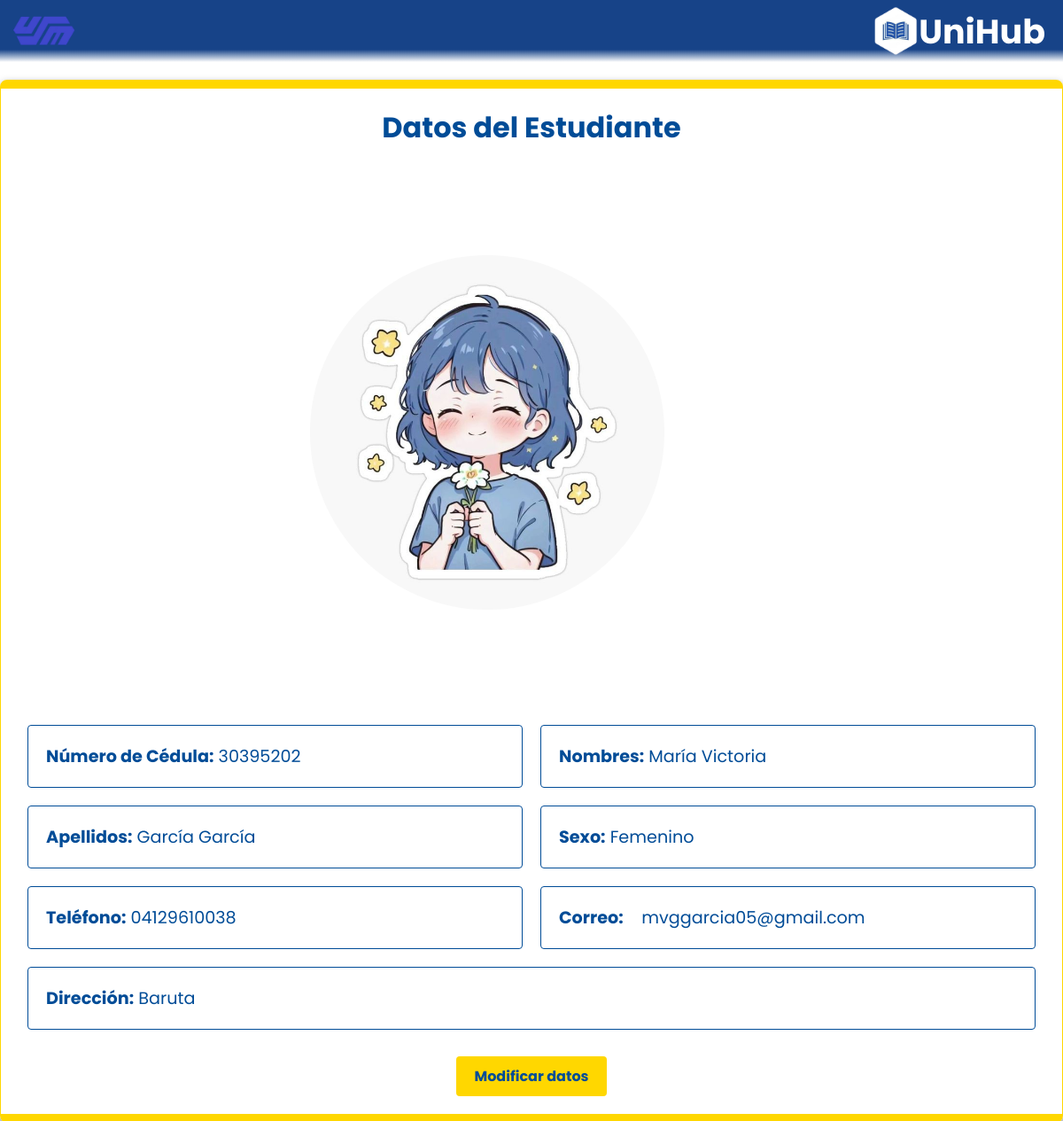
Screenshot of /datos.php (signed in) with the database file from the repository.
### tables this page shows
CREATE TABLE IF NOT EXISTS `fotousuario` (
  `id` int NOT NULL AUTO_INCREMENT,
  `id_usuario` int NOT NULL,
  `foto` varchar(100) NOT NULL,
  PRIMARY KEY (`id`)
);

CREATE TABLE IF NOT EXISTS `datos_usuario` (
  `id` int NOT NULL AUTO_INCREMENT,
  `usuario_id` int NOT NULL,
  `cedula` varchar(20) DEFAULT NULL,
  `nombres` varchar(50) DEFAULT NULL,
  `apellidos` varchar(50) DEFAULT NULL,
  `sexo` varchar(10) DEFAULT NULL,
  `telefono` varchar(20) DEFAULT NULL,
  `correo` varchar(50) DEFAULT NULL,
  `direccion` varchar(100) DEFAULT NULL,
  PRIMARY KEY (`id`),
  KEY `usuario_id` (`usuario_id`)
);

### datos.php (the view, shortened to what this page needs)
<?php
include 'conexion.php';
$id_usuario = $_SESSION['idusuario'];
$sql = "SELECT cedula, nombres, apellidos, sexo, telefono, correo, direccion
        FROM datos_usuario
        WHERE usuario_id = ?";
$stmt = $conn->prepare($sql);
$stmt->bind_param("i", $id_usuario);
$stmt->execute();
$result = $stmt->get_result();
$sql_foto = "SELECT foto FROM fotousuario WHERE id_usuario = ?";
$stmt_foto = $conn->prepare($sql_foto);
$foto = "css/perfil.png";
if ($stmt_foto) {
    $stmt_foto->bind_param("i", $id_usuario);
    $stmt_foto->execute();
    $result_foto = $stmt_foto->get_result();
    if ($result_foto->num_rows > 0) {
        $row_foto = $result_foto->fetch_assoc();
        $foto = $row_foto['foto'];
    }
}
if ($result->num_rows > 0) {
    $estudiante = $result->fetch_assoc();
} else {
    header("Location: llenar_datos.php");
    exit();
}
?>
<!DOCTYPE html>
<html lang="en">
<head>
    <link rel="stylesheet" href="css/style.css">
    <link rel="stylesheet" href="css/principalalumnostyle.css">
</head>
<body>
    <div class="cabecera">
        <button type="button" id="logoButton">
            <img src="css/logoazul.png" alt="Logo">
        </button>
        <div class="logoempresa">
            <img src="css/logounihubblanco.png" alt="Logo" class="logounihub">
            <p>UniHub</p>
        </div>
    </div>
    <?php include 'menu_alumno.php'; ?>
    <div class="contenedor-principal">
        <div class="wecontainer">
            <h1>Datos del Estudiante</h1>
            <div class="perfil-container">
        <img src="<?php echo $foto; ?>" alt="Foto de perfil" class="perfil-foto" id="perfilFoto">
    </div>
            <ul>
                <li><strong>Número de Cédula:</strong> <span><?php echo $estudiante['cedula']; ?></span></li>
                <li><strong>Nombres:</strong> <span><?php echo $estudiante['nombres']; ?></span></li>
                <li><strong>Apellidos:</strong> <span><?php echo $estudiante['apellidos']; ?></span></li>
                <li><strong>Sexo:</strong> <span><?php echo $estudiante['sexo']; ?></span></li>
                <li><strong>Teléfono:</strong> <span><?php echo $estudiante['telefono']; ?></span></li>
                <li><strong>Correo:</strong> <span>&nbsp;&nbsp;&nbsp;<?php echo $estudiante['correo']; ?></span></li>
                <li><strong>Dirección:</strong> <span><?php echo $estudiante['direccion']; ?></span></li>
            </ul>
            <a href="modificar_datos.php" class="button">Modificar datos</a>
        </div>
    </div>
</body>
</html>

### css/style.css (style rules this page uses)
* { margin: 0; padding: 0; box-sizing: border-box; }
.button { width: 170px; height: 45px; font-size: 15px; border: none; border-radius: 25px; cursor: pointer; margin-top: 10px; background-color: #0d65e4; transition: background-color 0.35s ease-in-out; color: white; }

### css/principalalumnostyle.css (style rules this page uses)
.cabecera { width: 100%; height: 70px; background: linear-gradient( to bottom, #174388 0%, #174388 80%, transparent 100% ); display: flex; align-items: center; flex-direction: row; align-content: center; justify-content: flex-end; }
.cabecera button img { width: 70px; height: auto; }
.cabecera button { position: absolute; background-color: transparent; border: none; left: 15px; cursor: pointer; user-select: none; }
.cabecera p { font-family: "Poppins", sans-serif; font-size: 38px; color: white; position: absolute; right: 20px; user-select: none; font-weight: 700; }
.logoempresa img { width: 70px; height: auto; }
.logoempresa { display: flex; flex-direction: row; width: 225px; height: auto; align-items: center; }
:root { --background-color: white; --text-color: black; }
body { background-color: var(--background-color); color: var(--text-color); height: 100vh; transition: 1s background-color ease-in-out; }

### datos.php (style rules this page uses)
.perfil-container { display: flex; align-items: center; justify-content: center; width: 100%; height: 80vh; }
.perfil-foto { width: 400px; height: 400px; border-radius: 50%; margin-right: 100px; }
.contenedor-principal { margin: 0; display: flex; justify-content: center; align-items: center; height: auto; color: #fff; }
.wecontainer { margin-top: 20px; font-family: "Poppins", sans-serif; max-width: 1400px; background: var(--background-form); padding: 20px; box-shadow: 0 4px 8px rgba(0, 0, 0, 0.5); border-radius: 8px; border-top: 10px solid #ffd700; border-bottom: 10px solid #ffd700; border-left: 1px solid #ffd700 !important; border-right: 1px solid #ffd700 !important; transition: 1s background ease-in-out; }
.wecontainer h1 { text-align: center; color: #004c97; }
.wecontainer ul { list-style: none; padding: 0; display: flex; flex-wrap: wrap; justify-content: space-between; }
.wecontainer li { margin: 10px; padding: 20px; background: transparent; border: 1px solid #004c97; border-radius: 4px; flex: 1 1 calc(45% - 40px); box-sizing: border-box; font-size: 1.2em; }
.wecontainer li strong { color: #004c97; }
.wecontainer li span { color: #004c97; }
.wecontainer a { font-weight: 700; }
.button { display: block; margin: 20px auto 0; padding: 10px 20px; background-color: #ffd700; color: #004c97; border: none; border-radius: 4px; cursor: pointer; text-align: center; font-size: 1em; text-decoration: none; }

### rows the page displays
fotousuario: foto (picture)
datos_usuario: cedula "30395202", nombres "María Victoria", apellidos "García García", sexo "Femenino", telefono "04129610038", correo "mvggarcia05@gmail.com", direccion "Baruta"
